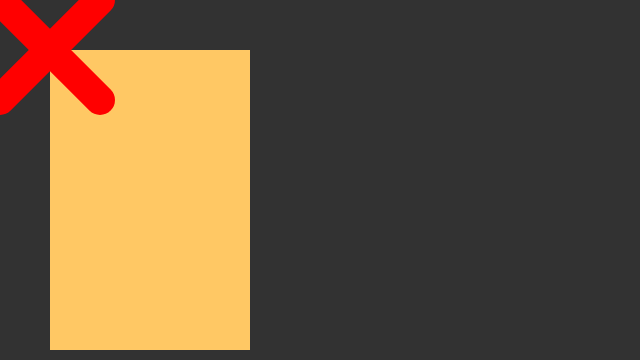
Frame 1 (no input)
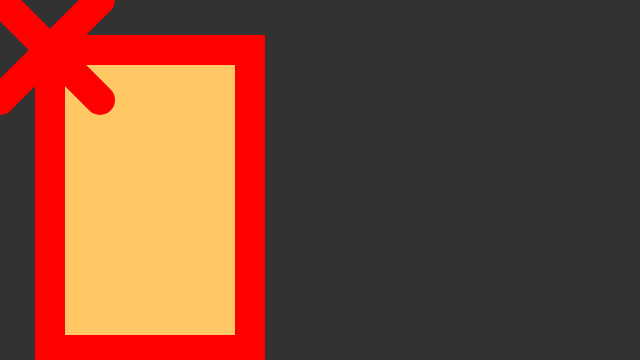
Frame 60 (no input)
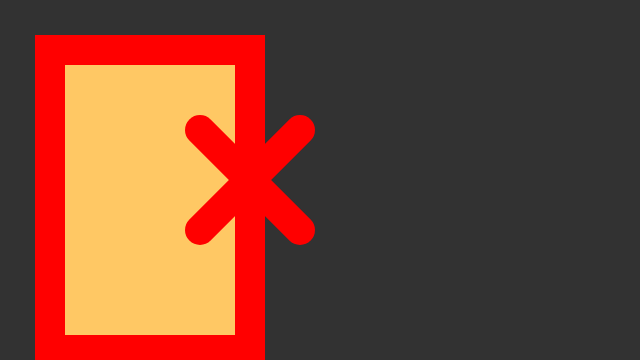
Frame 120 (the mouse pressed at the canvas centre since frame 60)

The p5.js sketch that drew these frames (run headless with seeded random() and noise() and a simulated clock; from frame 60 on, the mouse is pressed at the canvas centre):

// p5.js sketch
// ── sketch.js
function setup() {
	// create a place to draw
	createCanvas(640, 360);
	noStroke();

}

function draw() {
	// clear the background
	background(50, 50, 50);

	// set a fill color

	fill(255, 200, 100);
	rect(50, 50, 200, 300);

	stroke(255, 0, 0);
	strokeWeight(30);
	if (mouseX > 250) {
		mouseX = 250;
	}
	if (mouseX < 50) {
		mouseX = 50;
	}
	if (mouseY < 50) {
		mouseY = 50;
	}
	if (mouseY > 350) {
		mouseY = 350;
	}
	line(mouseX - 50, mouseY - 50, mouseX + 50, mouseY + 50);
	line(mouseX - 50, mouseY + 50, mouseX + 50, mouseY - 50);
}
